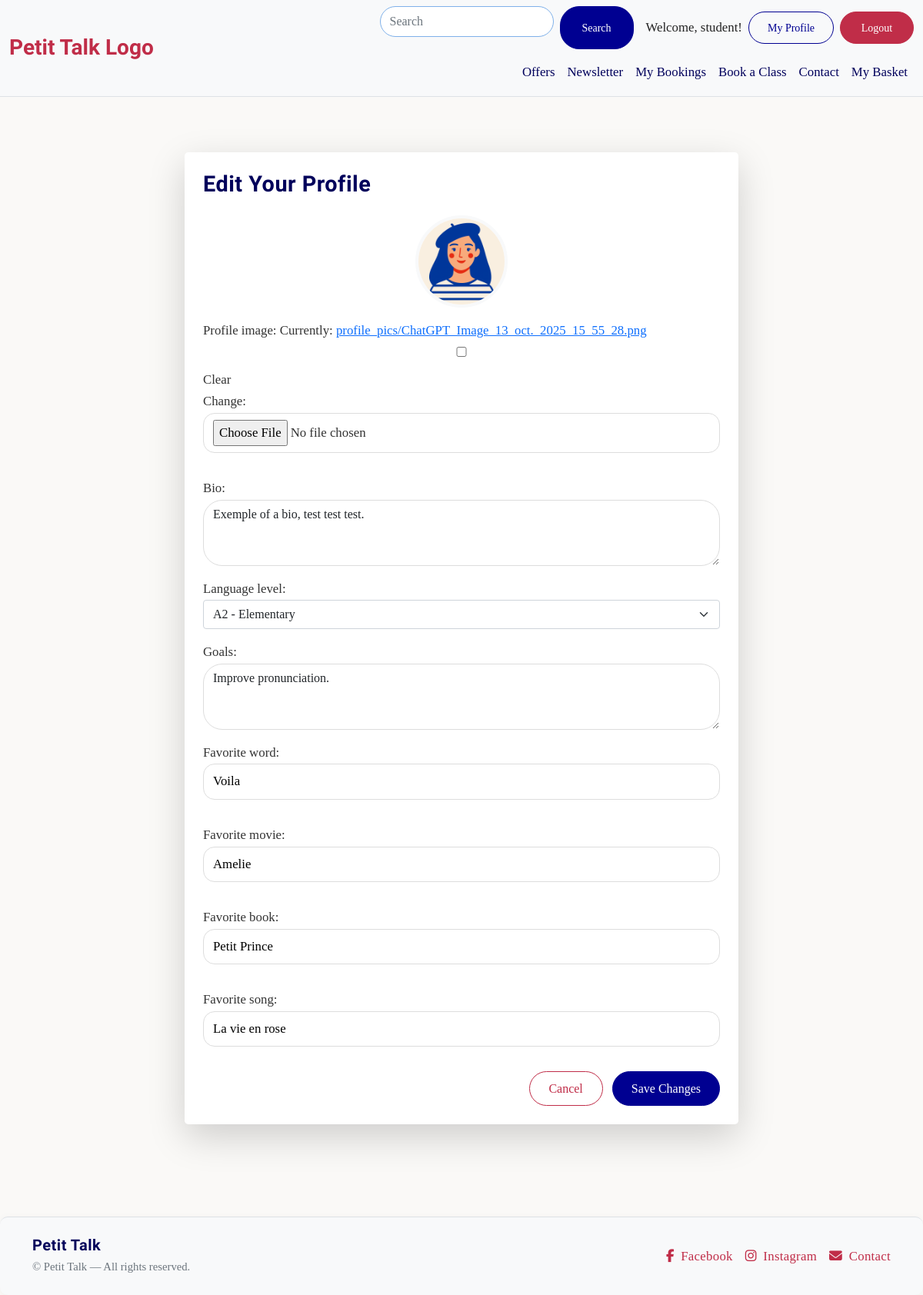
Page /profile/edit/ (signed in) on the committed database.
### userprofile/models.py (models this page shows, shortened)
class Profile(models.Model):
    user = models.OneToOneField(User, on_delete=models.CASCADE, related_name='profile')
    is_student = models.BooleanField(default=False)
    is_teacher = models.BooleanField(default=False)
    bio = models.TextField(blank=True)
    profile_image = models.ImageField(
        upload_to='profile_pics/',
        default='images/default.png',
        blank=True,
        null=True
    )
    favorite_word = models.CharField(max_length=100, blank=True)
    favorite_movie = models.CharField(max_length=100, blank=True)
    favorite_book = models.CharField(max_length=100, blank=True)
    favorite_song = models.CharField(max_length=100, blank=True)
    intro_video = models.FileField(
        upload_to='profile_videos/',
        blank=True,
        null=True
    )
    language_level = models.CharField(max_length=2, choices=LEVELS, blank=True)
    goals = models.TextField(blank=True)

### userprofile/views.py (the view)
# urls.py: path('edit/', views.profile_edit, name='edit_profile'),
@login_required
def profile_edit(request):
    profile = request.user.profile
    if request.method == 'POST':
        form = ProfileForm(request.POST, request.FILES, instance=profile)
        if form.is_valid():
            form.save()
            messages.success(request, "Your profile has been updated successfully!")
            return redirect('profile')
        else:
            messages.error(request, "Please correct the errors below.")
    else:
        form = ProfileForm(instance=profile)
    return render(request, 'userprofile/profile_edit.html', {'form': form})

### userprofile/forms.py
class ProfileForm(forms.ModelForm):
    class Meta:
        model = Profile
        fields = [
            'profile_image',
            'bio',
            'language_level',
            'goals',
            'favorite_word',
            'favorite_movie',
            'favorite_book',
            'favorite_song',
        ]
        widgets = {
            'bio': forms.Textarea(attrs={'rows': 3, 'class': 'form-control'}),
            'goals': forms.Textarea(attrs={'rows': 3, 'class': 'form-control'}),
            'language_level': forms.Select(attrs={'class': 'form-select'}),
        }

### userprofile/templates/userprofile/profile_edit.html (shortened to what this page needs)
{% extends "base.html" %}
{% load static %}
{% block content %}
<div class="container py-5">
    <div class="row justify-content-center">
        <div class="col-md-8">
            <div class="card shadow-lg rounded-3 profile-card">
                <div class="card-body p-4">
                    <h3 class="fw-bold mb-4">Edit Your Profile</h3>
                    {% if user.profile.profile_image %}
                    <div class="text-center mb-3">
                        <img src="{{ user.profile.profile_image.url }}"
                             class="img-fluid rounded-circle edit-profile-img"
                             alt="{{ user.username }}">
                    </div>
                    {% endif %}
                    <form method="POST" enctype="multipart/form-data" class="needs-validation" novalidate>
                        {{ form.as_p }}
                        <div class="text-end mt-3">
                            <a href="{% url 'profile' %}" class="btn btn-outline-danger me-2">Cancel</a>
                            <button type="submit" class="btn btn-primary">Save Changes</button>
                        </div>
                    </form>
                </div>
            </div>
        </div>
    </div>
</div>
{% endblock %}

### templates/base.html (shortened to what this page needs)
{% load static %}
<!doctype html>
<html lang="en">
<head>
    {% block corecss %}
    <link href="https://cdn.jsdelivr.net/npm/bootstrap@5.0.2/dist/css/bootstrap.min.css" rel="stylesheet"
>
    <link rel="stylesheet" href="{% static 'css/base.css' %}">
    {% endblock %}
</head>
<body>
    <header class="bg-light border-bottom">
        <nav class="navbar navbar-expand-md navbar-light bg-light">
            <div class="container-fluid">
                <a class="navbar-brand fw-bold" href="{% url 'home' %}">Petit Talk Logo</a>
                <div class="collapse navbar-collapse" id="mainNavbar">
                    <div class="ms-auto w-100">
                        <div class="d-flex flex-wrap justify-content-end align-items-center gap-2 mb-2">
                            <form class="d-flex flex-grow-1 flex-md-grow-0" role="search">
                                <input class="form-control me-2" type="search" placeholder="Search"
                                    aria-label="Search" />
                                <button class="btn btn-primary btn-sm" type="submit">Search</button>
                            </form>
                            {% if user.is_authenticated %}
                            <span class="ms-2">Welcome, {{ user.username }}!</span>
                            <a href="{% url 'profile' %}" class="btn btn-outline-primary btn-sm">My Profile</a>
                            <a href="{% url 'account_logout' %}" class="btn btn-danger btn-sm">Logout</a>
                            {% else %}
                            <a href="{% url 'account_login' %}" class="btn btn-outline-primary btn-sm">Login</a>
                            <a href="{% url 'account_signup' %}" class="btn btn-primary btn-sm">Sign Up</a>
                            {% endif %}
                        </div>
                        <ul class="navbar-nav justify-content-end flex-wrap">
                            <li class="nav-item"><a class="nav-link" href="#">Offers</a></li>
                            <li class="nav-item"><a class="nav-link" href="#">Newsletter</a></li>
                            {% if user.is_authenticated %}
                            {% if user.profile.is_student %}
                            <li class="nav-item"><a class="nav-link" href="{% url 'student_dashboard' %}">My
                                    Bookings</a></li>
                            {% elif user.profile.is_teacher %}
                            <li class="nav-item"><a class="nav-link" href="{% url 'teacher_dashboard' %}">Teacher
                                    Dashboard</a></li>
                            {% endif %}
                            {% endif %}
                            <li class="nav-item"><a class="nav-link" href="{% url 'book_lesson' %}">Book a Class</a>
                            </li>
                            <li class="nav-item"><a class="nav-link" href="#">Contact</a></li>
                            <li class="nav-item"><a class="nav-link" href="#">My Basket</a></li>
                        </ul>
                    </div>
                </div>
            </div>
        </nav>
    </header>
    <main class="container py-4">
        {% block content %}{% endblock %}
    </main>
    <footer class="bg-light border-top mt-5 py-4">
        <div class="container">
            <div class="row align-items-center text-center text-md-start">
                <div class="col-md-6 mb-3 mb-md-0">
                    <h5 class="fw-bold mb-1">Petit Talk</h5>
                    <p class="mb-0 small text-muted">&copy; {{ now|date:"Y" }} Petit Talk — All rights reserved.</p>
                </div>
                <div class="col-md-6">
                    <div class="d-flex justify-content-center justify-content-md-end align-items-center gap-3">
                        <a href="#" class="">
                            <i class="fab fa-facebook-f me-1"></i> Facebook
                        </a>
                        <a href="#" class="">
                            <i class="fab fa-instagram me-1"></i> Instagram
                        </a>
                        <a href="#" class="">
                            <i class="fas fa-envelope me-1"></i> Contact
                        </a>
                    </div>
                </div>
            </div>
        </div>
    </footer>
    <div aria-live="polite" aria-atomic="true" class="position-fixed top-0 end-0 p-3" style="z-index:1080;">
                </div>
</body>
</html>

### static/css/base.css (style rules this page uses)
:root { --strong-red: #C02D48; --light-red: #E77474; --dark-red: #A0132D; --strong-blue: #000091; --light-blue: #7FB1EA; --dark-blue: #00005B; --primary-font: 'Cormorant Garamond', serif; --secondary-font: 'IM Fell French Canon SC', serif; --accent-font: 'Pinyon Script', 'Lucida Handwriting', serif; --school-font: 'Edu Australia VIC WA NT Hand Guides', serif; }
body { background-color: #faf9f7; color: #222; line-height: 1.7; font-size: 1.05rem; font-family: var(--primary-font); }
h1, h2, h3, h4, h5 { font-family: var(--secondary-font); color: var(--dark-blue); letter-spacing: 0.5px; }
p { color: #333; font-weight: 400; }
.card, section.bg-light, footer { border-radius: 10px; box-shadow: 0 2px 12px rgba(0, 0, 0, 0.04); }
.btn { border-radius: 25px; min-width: 96px; padding: 0.6rem 1.5rem; font-weight: 500; display: inline-flex; align-items: center; justify-content: center; transition: all 0.3s ease; }
.btn-primary { background-color: var(--strong-blue); border-color: var(--strong-blue); color: #fff; }
.btn-danger { background-color: var(--strong-red); border-color: var(--strong-red); color: #fff; }
.btn-outline-primary { color: var(--strong-blue); border-color: var(--strong-blue); }
header .navbar.navbar-light .navbar-nav .nav-link { color: var(--dark-blue); font-weight: 500; transition: color .25s ease; }
header .navbar .navbar-brand { font-family: var(--accent-font); font-size: 1.75rem; color: var(--strong-red); }
header form[role="search"] .form-control { border-radius: 20px; border: 1px solid var(--light-blue); height: 40px; }
form .form-control { border-radius: 25px; border: 1px solid #ddd; transition: border-color 0.3s ease; }
footer { background-color: #f2f2f2; color: #555; border-top: 1px solid rgba(0, 0, 0, 0.05); }
footer h5 { font-family: var(--secondary-font); color: var(--dark-blue); }
footer a { color: var(--strong-red); text-decoration: none; transition: color .25s ease; font-weight: 500; letter-spacing: 0.3px; }
a, button { transition: all 0.25s ease; }
.card { border: none; box-shadow: 0 4px 15px rgba(0,0,0,0.08); }
h3 { font-size: 1.8rem; margin-bottom: 0.5rem; }
.btn-primary { background-color: var(--strong-blue); border-color: var(--strong-blue); }
.edit-profile-img { width: 120px; height: 120px; object-fit: cover; border-radius: 50%; border: 4px solid #f8f9fa; display: block; margin: 0 auto; }
form input, form textarea, form select { border-radius: 15px; border: 1px solid #ddd; padding: 0.5rem 0.75rem; width: 100%; font-family: var(--primary-font); margin-bottom: 1rem; }
.btn-outline-danger { color: var(--strong-red); border-color: var(--strong-red); }
.profile-card { transition: transform 0.2s, box-shadow 0.2s; }

### rows in the picture
Profile: bio "Exemple of a bio, test test test.", language_level "A2 - Elementary", goals "Improve pronunciation.", favorite_word "Voila", favorite_movie "Amelie", favorite_book "Petit Prince", favorite_song "La vie en rose"

### other values in the picture
{{ user.username }} "student"
